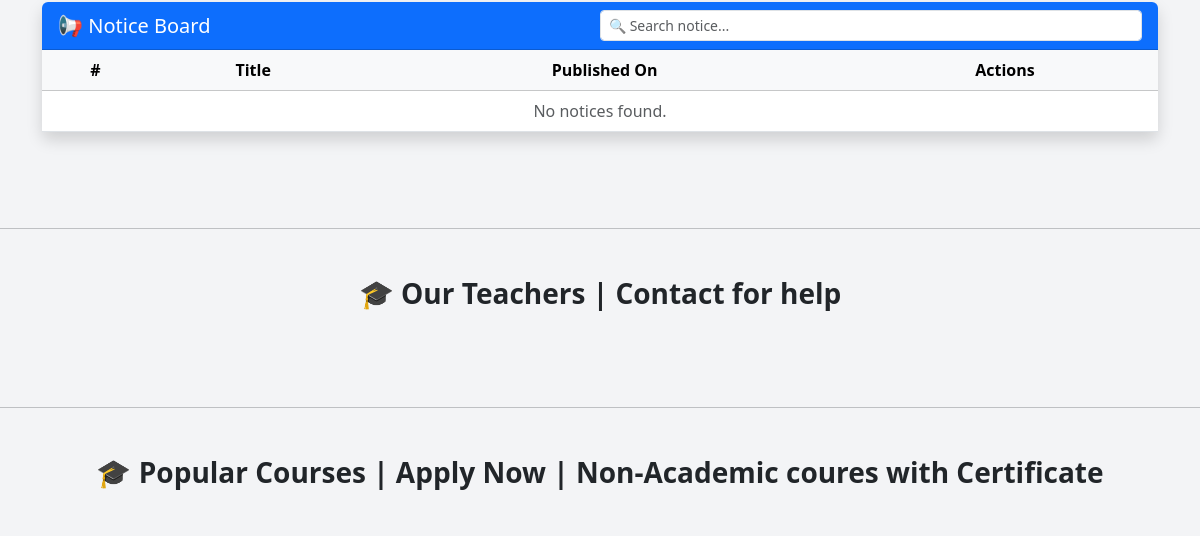
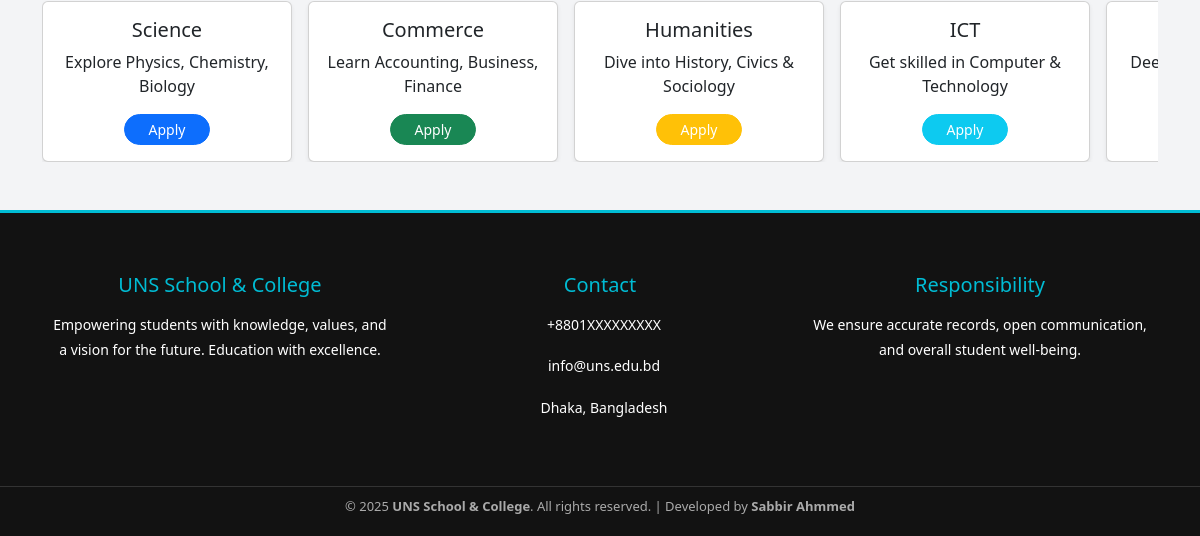
The app's page / (lower part), older data (2 pictures, top to bottom).
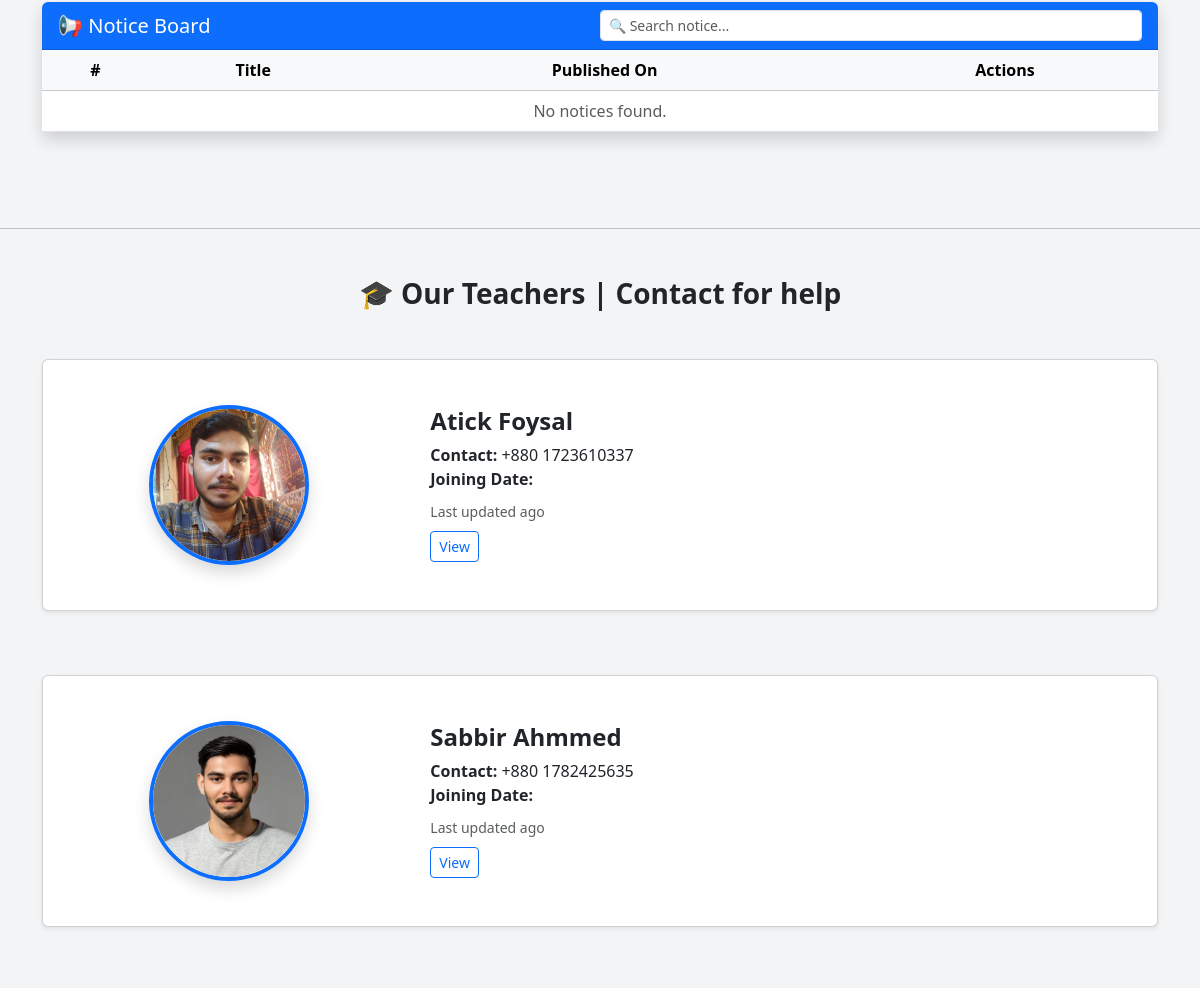
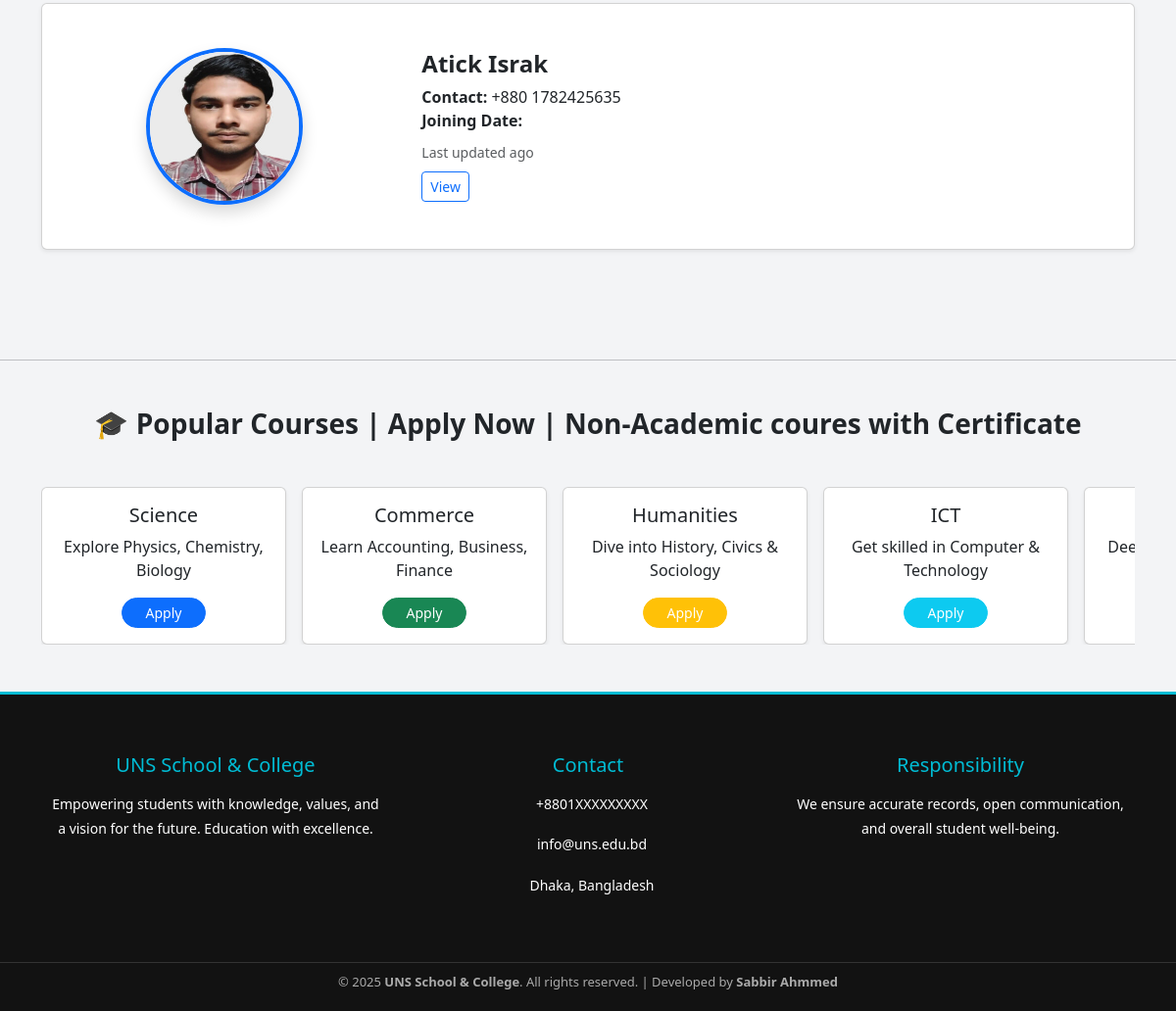
The same page, newer data (2 pictures, top to bottom).
### Teachers/models.py (models this page shows, shortened)
class TeacherDatas(models.Model):
    name = models.CharField(max_length=25)
    mobile = models.IntegerField()
    Join_date = models.DateField()
    add = models.CharField(max_length=55)
    sub = models.CharField(max_length=20)
    image = models.ImageField(upload_to='TeachersImage/')
    ST_COODE = models.CharField(max_length=18)
    NID = models.IntegerField(null=True)

### SchoolWebsite/views.py (the view)
# urls.py: path('', views.home, name='Home'),
def home(request):
    teacherData = TeacherDatas.objects.all()
    return render(request , 'Home.html',{'Teachers':teacherData})

### templates/Home.html (shortened to what this page needs)
{% extends "allUserNavbar.html" %}
{% load static %}
{% block content %}
<link href="https://cdn.jsdelivr.net/npm/bootstrap@5.3.3/dist/css/bootstrap.min.css" rel="stylesheet">
<link rel="stylesheet" type="text/css" href="{% static 'Home.css' %}">
<div class="container mb-5">
  <div class="card shadow border-0">
    <div class="card-header bg-primary text-white d-flex justify-content-between align-items-center rounded-top">
      <h5 class="mb-0">📢 Notice Board</h5>
      <input type="text" class="form-control form-control-sm w-50" placeholder="🔍 Search notice..." id="noticeSearch">
    </div>
    <div class="card-body p-0">
      <div class="table-responsive">
        <table class="table table-hover mb-0">
          <thead class="table-light text-center">
            <tr>
              <th scope="col">#</th>
              <th scope="col">Title</th>
              <th scope="col">Published On</th>
              <th scope="col">Actions</th>
            </tr>
          </thead>
          <tbody id="noticeTable">
            {% for notice in notices %}
            <tr class="text-center">
              <th scope="row">{{ forloop.counter }}</th>
              <td>{{ notice.title }}</td>
              <td>{{ notice.date|date:"M d, Y" }}</td>
              <td>
                <a href="{{ notice.get_absolute_url }}" class="btn btn-sm btn-info text-white me-1">View</a>
                <a href="{{ notice.pdf.url }}" class="btn btn-sm btn-success" download>Download</a>
              </td>
            </tr>
            {% empty %}
            <tr>
              <td colspan="4" class="text-center text-muted">No notices found.</td>
            </tr>
            {% endfor %}
          </tbody>
        </table>
      </div>
    </div>
  </div>
</div>
<hr class="my-5">
<div class="container mb-4">
  <h3 class="text-center fw-bold mb-4">🎓 Our Teachers | Contact for help</h3>
</div>
{% for teacher in Teachers %}
<div class="container mb-5">
  <div class="card mb-3 shadow-sm">
    <div class="row g-0 align-items-center">
      <div class="col-md-4 d-flex justify-content-center align-items-center" style="height: 250px;">
        <img src="{{ teacher.image.url }}"
             class="rounded-circle shadow"
             alt="Teacher Image"
             style="width: 160px; height: 160px; object-fit: cover; border: 4px solid #0d6efd;">
      </div>
      <div class="col-md-8">
        <div class="card-body h-100 d-flex flex-column justify-content-between">
          <div>
            <h4 class="card-title fw-bold">{{ teacher.name }}</h4>
            <p class="card-text mb-2">
              <strong>Contact:</strong> +880 {{ teacher.mobile }} <br>
              <strong>Joining Date:</strong> {{ teacher.Join_date|date:"F j, Y" }}
            </p>
          </div>
          <div>
            <p class="card-text mb-2"><small class="text-muted">Last updated {{ teacher.updated_at|timesince }} ago</small></p>
            <a href="#" class="btn btn-outline-primary btn-sm">View</a>
          </div>
        </div>
      </div>
    </div>
  </div>
</div>
{% endfor %}
<hr class="my-5">
<div class="container mb-4">
  <h3 class="text-center fw-bold mb-4">🎓 Popular Courses | Apply Now | Non-Academic coures with Certificate</h3>
</div>
<div class="container mb-5">
  <div class="overflow-auto">
    <div class="d-flex flex-nowrap gap-3">
      <div class="card shadow-sm" style="min-width: 250px;">
        <div class="card-body text-center">
          <h5 class="card-title">Science</h5>
          <p class="card-text">Explore Physics, Chemistry, Biology</p>
          <a href="{% url 'apply-course' %}" class="btn btn-sm btn-primary rounded-pill px-4">Apply</a>
        </div>
      </div>
      <div class="card shadow-sm" style="min-width: 250px;">
        <div class="card-body text-center">
          <h5 class="card-title">Commerce</h5>
          <p class="card-text">Learn Accounting, Business, Finance</p>
          <a href="#" class="btn btn-sm btn-success rounded-pill px-4">Apply</a>
        </div>
      </div>
      <div class="card shadow-sm" style="min-width: 250px;">
        <div class="card-body text-center">
          <h5 class="card-title">Humanities</h5>
          <p class="card-text">Dive into History, Civics & Sociology</p>
          <a href="#" class="btn btn-sm btn-warning rounded-pill px-4 text-white">Apply</a>
        </div>
      </div>
      <div class="card shadow-sm" style="min-width: 250px;">
        <div class="card-body text-center">
          <h5 class="card-title">ICT</h5>
          <p class="card-text">Get skilled in Computer & Technology</p>
          <a href="#" class="btn btn-sm btn-info rounded-pill px-4 text-white">Apply</a>
        </div>
      </div>
      <div class="card shadow-sm" style="min-width: 250px;">
        <div class="card-body text-center">
          <h5 class="card-title">Islamic Studies</h5>
          <p class="card-text">Deepen your knowledge in Islam</p>
        </div>
      </div>
    </div>
  </div>
</div>
{% endblock %}

### templates/navbars/allUserNavbar.html (shortened to what this page needs)
<!DOCTYPE html>
<html lang="en">
<head>
  <script src="https://cdn.tailwindcss.com"></script>
</head>
<body class="bg-gray-100">
  {% block content %}{% endblock content %}
  {% include "footer.html" %}
</body>
</html>

### templates/footer/footer.html (shortened to what this page needs)
<footer class="footer">
  <div class="footer-container">
    <div class="footer-section about">
      <h2>UNS School & College</h2>
      <p>Empowering students with knowledge, values, and a vision for the future. Education with excellence.</p>
    </div>
    <div class="footer-section contact">
      <h2>Contact</h2>
      <p> +8801XXXXXXXXX</p>
      <p> info@uns.edu.bd</p>
      <p> Dhaka, Bangladesh</p>
    </div>
    <div class="footer-section responsibility">
      <h2>Responsibility</h2>
      <p>We ensure accurate records, open communication, and overall student well-being.</p>
    </div>
  </div>
  <div class="footer-bottom">
    &copy; 2025 <strong>UNS School & College</strong>. All rights reserved. | Developed by <strong>Sabbir Ahmmed</strong>
  </div>
</footer>

### templates/navbars/allUserNavbar.html (style rules this page uses)
html, body { height: 100%; margin: 0; display: flex; flex-direction: column; }
.footer { background-color: #343a40; color: white; text-align: center; padding: 1rem 0; }
body { font-family: 'Inter', sans-serif; }

### templates/footer/footer.html (style rules this page uses)
.footer { background-color: #121212; color: #ffffff; padding: 40px 0 20px; font-family: 'Segoe UI', sans-serif; border-top: 3px solid #00bcd4; }
.footer-container { display: flex; justify-content: space-between; flex-wrap: wrap; max-width: 1200px; margin: auto; padding: 0 30px; }
.footer-section { flex: 1; margin: 20px; min-width: 250px; }
.footer-section h2 { font-size: 20px; margin-bottom: 15px; color: #00bcd4; position: relative; }
.footer-section p { font-size: 14px; line-height: 1.8; }
.footer-bottom { text-align: center; margin-top: 30px; font-size: 13px; border-top: 1px solid #333; padding-top: 10px; color: #aaaaaa; }

Row changes from the older to the newer data that the page shows:
added TeacherDatas: image (picture), name "Atick Foysal", mobile "1723610337"
added TeacherDatas: image (picture), name "Sabbir Ahmmed", mobile "1782425635"
added TeacherDatas: image (picture), name "Atick Israk", mobile "1782425635"
